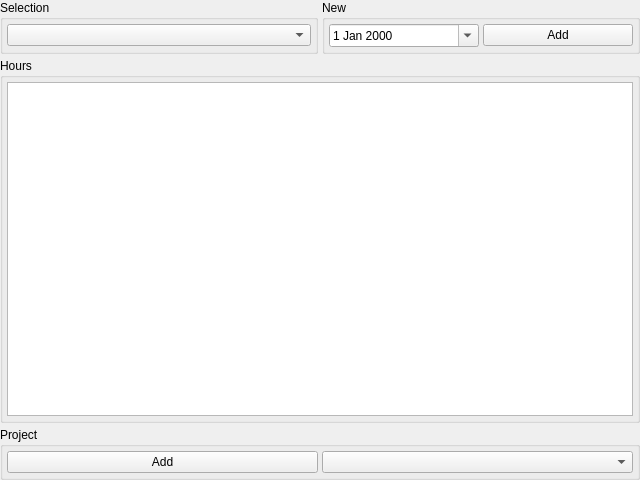
<?xml version="1.0" encoding="UTF-8"?>
<ui version="4.0">
 <class>WWorkHours</class>
 <widget class="QWidget" name="WWorkHours">
  <property name="geometry">
   <rect>
    <x>0</x>
    <y>0</y>
    <width>640</width>
    <height>480</height>
   </rect>
  </property>
  <property name="windowTitle">
   <string>Form</string>
  </property>
  <layout class="QGridLayout" name="gridLayout">
   <property name="leftMargin">
    <number>0</number>
   </property>
   <property name="topMargin">
    <number>0</number>
   </property>
   <property name="rightMargin">
    <number>0</number>
   </property>
   <property name="bottomMargin">
    <number>0</number>
   </property>
   <property name="spacing">
    <number>4</number>
   </property>
   <item row="0" column="0">
    <widget class="QGroupBox" name="groupBox_2">
     <property name="title">
      <string>Selection</string>
     </property>
     <layout class="QVBoxLayout" name="verticalLayout">
      <property name="spacing">
       <number>4</number>
      </property>
      <property name="leftMargin">
       <number>4</number>
      </property>
      <property name="topMargin">
       <number>4</number>
      </property>
      <property name="rightMargin">
       <number>4</number>
      </property>
      <property name="bottomMargin">
       <number>4</number>
      </property>
      <item>
       <widget class="QComboBox" name="monthCombo"/>
      </item>
     </layout>
    </widget>
   </item>
   <item row="0" column="1">
    <widget class="QGroupBox" name="groupBox">
     <property name="title">
      <string>New</string>
     </property>
     <layout class="QHBoxLayout" name="horizontalLayout">
      <property name="spacing">
       <number>4</number>
      </property>
      <property name="leftMargin">
       <number>4</number>
      </property>
      <property name="topMargin">
       <number>4</number>
      </property>
      <property name="rightMargin">
       <number>4</number>
      </property>
      <property name="bottomMargin">
       <number>4</number>
      </property>
      <item>
       <widget class="QDateEdit" name="dateEdit">
        <property name="calendarPopup">
         <bool>true</bool>
        </property>
       </widget>
      </item>
      <item>
       <widget class="QPushButton" name="addMonthButton">
        <property name="text">
         <string>Add</string>
        </property>
       </widget>
      </item>
     </layout>
    </widget>
   </item>
   <item row="1" column="0" colspan="2">
    <widget class="QGroupBox" name="groupBox_3">
     <property name="title">
      <string>Hours</string>
     </property>
     <layout class="QVBoxLayout" name="verticalLayout_2">
      <property name="spacing">
       <number>4</number>
      </property>
      <property name="leftMargin">
       <number>4</number>
      </property>
      <property name="topMargin">
       <number>4</number>
      </property>
      <property name="rightMargin">
       <number>4</number>
      </property>
      <property name="bottomMargin">
       <number>4</number>
      </property>
      <item>
       <widget class="QTableView" name="hoursView">
        <property name="editTriggers">
         <set>QAbstractItemView::DoubleClicked</set>
        </property>
        <property name="alternatingRowColors">
         <bool>true</bool>
        </property>
        <property name="selectionMode">
         <enum>QAbstractItemView::SingleSelection</enum>
        </property>
        <property name="selectionBehavior">
         <enum>QAbstractItemView::SelectRows</enum>
        </property>
       </widget>
      </item>
     </layout>
    </widget>
   </item>
   <item row="2" column="0" colspan="2">
    <widget class="QGroupBox" name="groupBox_4">
     <property name="title">
      <string>Project</string>
     </property>
     <layout class="QHBoxLayout" name="horizontalLayout_2">
      <property name="spacing">
       <number>4</number>
      </property>
      <property name="leftMargin">
       <number>4</number>
      </property>
      <property name="topMargin">
       <number>4</number>
      </property>
      <property name="rightMargin">
       <number>4</number>
      </property>
      <property name="bottomMargin">
       <number>4</number>
      </property>
      <item>
       <widget class="QPushButton" name="addItemButton">
        <property name="text">
         <string>Add</string>
        </property>
       </widget>
      </item>
      <item>
       <widget class="QComboBox" name="projectCombo"/>
      </item>
     </layout>
    </widget>
   </item>
  </layout>
 </widget>
 <tabstops>
  <tabstop>monthCombo</tabstop>
  <tabstop>dateEdit</tabstop>
  <tabstop>addMonthButton</tabstop>
  <tabstop>hoursView</tabstop>
  <tabstop>addItemButton</tabstop>
  <tabstop>projectCombo</tabstop>
 </tabstops>
 <resources/>
 <connections/>
</ui>
